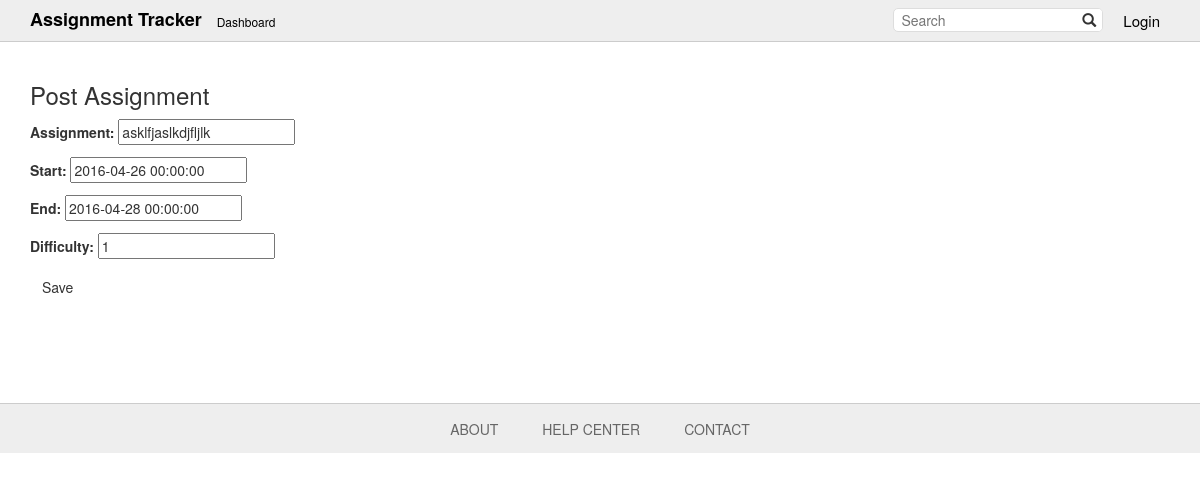
Screenshot of /post/6/edit/ with the database file from the repository.
### tables/models.py (models this page shows, shortened)
class Assignments(models.Model):
    course = models.ForeignKey(Course)
    assignment = models.CharField(max_length=1024)
    start = models.DateTimeField()
    end = models.DateTimeField()
    difficulty = models.IntegerField(default=1,
        validators=[MinValueValidator(1), MaxValueValidator(5)])

### tables/views.py (the view)
# urls.py: url(r'^post/(?P<assign_pk>[0-9]+)/edit/$', views.post_edit, name='post_edit'),
def post_edit(request, assign_pk):
    assign = get_object_or_404(Assignments, pk=assign_pk)
    if request.method == 'POST':
        form = PostForm(request.POST, instance=assign)
        if form.is_valid():
            post = form.save(commit=False)
            post.save()
            return redirect('detail', assign.course.pk)
    else:
        form = PostForm(instance=assign)
    return render(request, 'tables/post.html', {'form': form})

### tables/forms.py
class PostForm(ModelForm):
    class Meta:
        model = Assignments
        fields = ('assignment', 'start', 'end', 'difficulty')

### tables/templates/tables/post.html (shortened to what this page needs)
{% extends 'tables/base.html' %}
{% block content %}
<h3>Post Assignment</h3>
<form method="POST">
    {{ form.as_p }}
    <button type="submit" class="save btn btn-default">Save</button>
</form>
{% endblock %}

### tables/static/css/style.css (style rules this page uses)
button[type="submit"] { border: 0; background-color: white; }

### rows the page displays
Assignments: assignment "asklfjaslkdjfljlk", start "2016-04-26 00:00:00", end "2016-04-28 00:00:00", difficulty "1"
